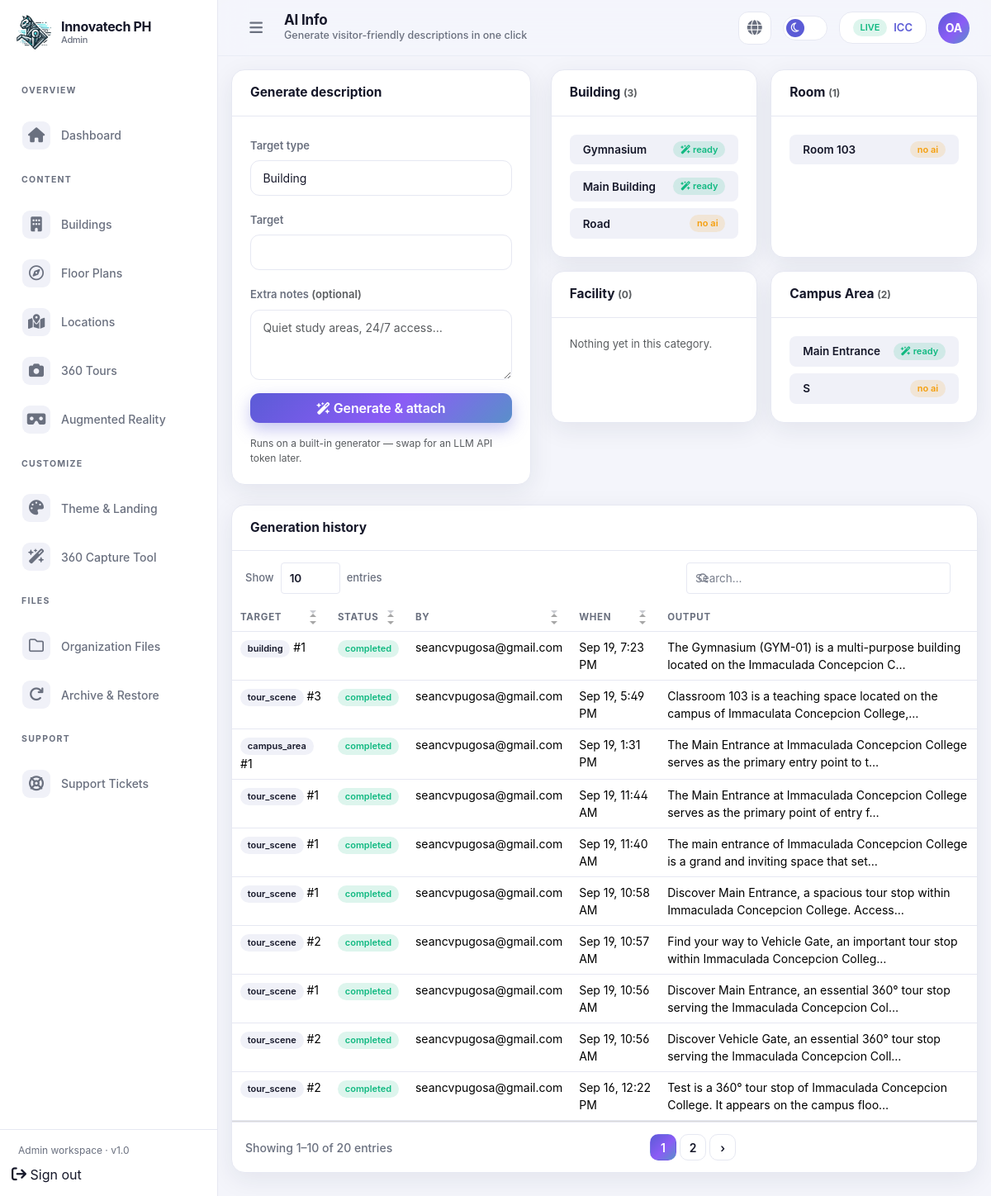
Screenshot of /admin/staff/ai-info.php (signed in) with the database file from the repository.
### tables this page shows
CREATE TABLE `platform_settings` (
  `id` tinyint UNSIGNED NOT NULL,
  `product_name` varchar(191) NOT NULL DEFAULT 'AI-Assisted AR 360° Virtual Campus Navigation',
  `company_name` varchar(191) NOT NULL DEFAULT 'Innovatech PH',
  `logo_path` varchar(255) DEFAULT NULL,
  `hero_image_path` varchar(255) DEFAULT NULL,
  `landing_html` mediumtext,
  `contact_email` varchar(191) DEFAULT NULL,
  `smtp_host` varchar(191) DEFAULT NULL,
  `smtp_port` smallint UNSIGNED DEFAULT '587',
  `smtp_username` varchar(191) DEFAULT NULL,
  `smtp_password_enc` varchar(255) DEFAULT NULL,
  `smtp_from_name` varchar(128) DEFAULT NULL,
  `smtp_from_email` varchar(191) DEFAULT NULL,
  `institution_folder_root` varchar(255) NOT NULL DEFAULT 'storage/institutions',
  `template_pack_path` varchar(255) NOT NULL DEFAULT 'storage/templates/org_pack',
  `updated_by` int UNSIGNED DEFAULT NULL,
  `updated_at` datetime NOT NULL DEFAULT CURRENT_TIMESTAMP ON UPDATE CURRENT_TIMESTAMP
);

CREATE TABLE `buildings` (
  `id` int UNSIGNED NOT NULL,
  `institution_id` int UNSIGNED NOT NULL,
  `name` varchar(191) NOT NULL,
  `code` varchar(32) DEFAULT NULL,
  `description` text,
  `ai_description` text,
  `featured_image_path` varchar(255) DEFAULT NULL,
  `sort_order` int NOT NULL DEFAULT '0',
  `created_at` datetime NOT NULL DEFAULT CURRENT_TIMESTAMP,
  `updated_at` datetime NOT NULL DEFAULT CURRENT_TIMESTAMP ON UPDATE CURRENT_TIMESTAMP,
  `deleted_at` datetime DEFAULT NULL
);

CREATE TABLE `rooms` (
  `id` int UNSIGNED NOT NULL,
  `institution_id` int UNSIGNED NOT NULL,
  `building_id` int UNSIGNED DEFAULT NULL,
  `floor_plan_id` int UNSIGNED DEFAULT NULL,
  `campus_area_id` int UNSIGNED DEFAULT NULL,
  `name` varchar(191) NOT NULL,
  `code` varchar(32) DEFAULT NULL,
  `floor_label` varchar(32) DEFAULT NULL,
  `room_type` varchar(64) DEFAULT NULL COMMENT 'classroom, office, lab, restroom, etc.',
  `description` text,
  `ai_description` text,
  `featured_image_path` varchar(255) DEFAULT NULL,
  `capacity` int UNSIGNED DEFAULT NULL,
  `created_at` datetime NOT NULL DEFAULT CURRENT_TIMESTAMP,
  `updated_at` datetime NOT NULL DEFAULT CURRENT_TIMESTAMP ON UPDATE CURRENT_TIMESTAMP,
  `deleted_at` datetime DEFAULT NULL
);

CREATE TABLE `campus_areas` (
  `id` int UNSIGNED NOT NULL,
  `institution_id` int UNSIGNED NOT NULL,
  `building_id` int UNSIGNED DEFAULT NULL,
  `floor_plan_id` int UNSIGNED DEFAULT NULL,
  `name` varchar(191) NOT NULL,
  `area_type` varchar(64) DEFAULT NULL COMMENT 'quad, parking, gate, sports, etc.',
  `description` text,
  `ai_description` text,
  `created_at` datetime NOT NULL DEFAULT CURRENT_TIMESTAMP,
  `updated_at` datetime NOT NULL DEFAULT CURRENT_TIMESTAMP ON UPDATE CURRENT_TIMESTAMP,
  `deleted_at` datetime DEFAULT NULL
);

CREATE TABLE `ai_info_jobs` (
  `id` int UNSIGNED NOT NULL,
  `institution_id` int UNSIGNED NOT NULL,
  `created_by` int UNSIGNED NOT NULL,
  `target_type` enum('building','room','facility','campus_area','tour_scene') NOT NULL,
  `target_id` int UNSIGNED NOT NULL,
  `prompt` text,
  `output_text` text,
  `status` enum('queued','completed','failed') NOT NULL DEFAULT 'queued',
  `created_at` datetime NOT NULL DEFAULT CURRENT_TIMESTAMP
);

CREATE TABLE `users` (
  `id` int UNSIGNED NOT NULL,
  `role_id` tinyint UNSIGNED NOT NULL,
  `institution_id` int UNSIGNED DEFAULT NULL COMMENT 'NULL for owner; required for admin/staff; optional for user',
  `supervisor_user_id` int UNSIGNED DEFAULT NULL COMMENT 'staff reports to this admin',
  `email` varchar(191) NOT NULL,
  `username` varchar(64) DEFAULT NULL,
  `password_hash` varchar(255) NOT NULL,
  `first_name` varchar(80) NOT NULL,
  `last_name` varchar(80) NOT NULL,
  `phone` varchar(32) DEFAULT NULL,
  `avatar_path` varchar(255) DEFAULT NULL,
  `is_active` tinyint(1) NOT NULL DEFAULT '1',
  `email_verified_at` datetime DEFAULT NULL,
  `last_login_at` datetime DEFAULT NULL,
  `created_by` int UNSIGNED DEFAULT NULL,
  `created_at` datetime NOT NULL DEFAULT CURRENT_TIMESTAMP,
  `updated_at` datetime NOT NULL DEFAULT CURRENT_TIMESTAMP ON UPDATE CURRENT_TIMESTAMP,
  `deleted_at` datetime DEFAULT NULL
);

### admin/staff/ai-info.php (the view, shortened to what the rows shown need)
<?php
require_once __DIR__ . '/../../includes/auth.php';
$pageTitle = 'AI Info';
$bodyClass = 'page-ai-info';
require_once __DIR__ . '/../layout/header.php';
$inst = current_institution();
$iid = (int) $inst['id'];
$jobs = crud()->raw("SELECT i.*, u.email FROM ai_info_jobs i JOIN users u ON u.id=i.created_by WHERE i.institution_id=:iid ORDER BY i.created_at DESC LIMIT 20", ['iid' => $iid]);
$tables = [
    'building'    => "SELECT id, name, COALESCE(ai_description,'') AS ai FROM buildings WHERE institution_id=:iid AND deleted_at IS NULL ORDER BY name",
    'room'        => "SELECT id, name, COALESCE(ai_description,'') AS ai FROM rooms WHERE institution_id=:iid AND deleted_at IS NULL ORDER BY name",
    'facility'    => "SELECT id, name, COALESCE(ai_description,'') AS ai FROM facilities WHERE institution_id=:iid ORDER BY name",
    'campus_area' => "SELECT id, name, COALESCE(ai_description,'') AS ai FROM campus_areas WHERE institution_id=:iid ORDER BY name",
];
$rows = [];
foreach ($tables as $t => $sql) {
    $rows[$t] = crud()->raw($sql, ['iid' => $iid])->fetchAll();
}
?>
<div class="row g-4">
  <div class="col-lg-7">
    <div class="row g-3">
      <?php foreach ($rows as $t => $items): ?>
        <div class="col-md-6">
          <div class="ia-card h-100">
            <div class="card-head"><h3><?= h(ucwords(str_replace('_', ' ', $t))) ?> <span class="text-muted fs-12">(<?= count($items) ?>)</span></h3></div>
            <div class="card-body d-grid gap-2 ia-cat-scroll">
              <?php foreach ($items as $it): ?>
                <div class="px-3 py-2 rounded-3 d-flex justify-content-between align-items-center gap-2 chip-card">
                  <span class="fw-semibold fs-135"><?= h($it['name']) ?></span>
                  <?php if (trim((string) $it['ai']) !== ''): ?>
                    <span class="badge badge-live"><?= ia_icon('sparkles', 11) ?> ready</span>
                  <?php else: ?>
                    <span class="badge badge-draft">no ai</span>
                  <?php endif; ?>
                </div>
              <?php endforeach; ?>
            </div>
          </div>
        </div>
      <?php endforeach; ?>
    </div>
  </div>
</div>
<div class="ia-card mt-4">
  <div class="table-responsive">
    <table class="table table-ia">
      <thead><tr><th>Target</th><th>Status</th><th>By</th><th>When</th><th>Output</th></tr></thead>
      <tbody>
        <?php foreach ($jobs as $j): ?>
          <tr>
            <td class="text-nowrap"><span class="badge badge-surface"><?= h($j['target_type']) ?></span> #<?= (int) $j['target_id'] ?></td>
            <td><span class="badge badge-live"><?= h($j['status']) ?></span></td>
            <td class="text-ia-muted"><?= h($j['email']) ?></td>
            <td class="text-ia-muted text-nowrap"><?= h(date('M j, g:i A', strtotime($j['created_at']))) ?></td>
            <td class="text-ia-muted cell-trunc"><?= h(mb_strimwidth($j['output_text'] ?? '—', 0, 90, '…')) ?></td>
          </tr>
        <?php endforeach; ?>
      </tbody>
    </table>
  </div>
</div>
<?php require __DIR__ . '/../layout/footer.php'; ?>

### admin/layout/header.php (shortened to what the rows shown need)
<?php
require_once __DIR__ . '/../../includes/auth.php';
require_once __DIR__ . '/nav.php';
$role = current_role() ?? 'user';
$active = $active ?? '';
$roleHome = match ($role) {
  'owner' => 'admin/owner/dashboard',
  'system_admin', 'system_staff' => 'admin/system/dashboard',
  'admin' => 'admin/institution/dashboard',
  'staff' => 'admin/staff/dashboard',
  default => 'admin/index',
};
$platform_settings = crud()->get('platform_settings', 1) ?? [];
$brandLogoUrl = !empty($platform_settings['logo_path']) ? url($platform_settings['logo_path']) : url('assets/logo2.webp');
?>
<!DOCTYPE html>
<html lang="en" data-bs-theme="dark">
<head>
  <link href="<?= url('assets/css/inter-font.css') ?>" rel="stylesheet">
  <link href="<?= url('assets/css/bootstrap.min.css') ?>" rel="stylesheet">
  <link href="<?= url('assets/css/simple-datatables.min.css') ?>" rel="stylesheet">
  <link rel="stylesheet" href="<?= url('assets/css/font-awesome.min.css') ?>">
  <link rel="stylesheet" href="<?= url('admin/assets/css/dashboard.css') ?>">
</head>
<body class="<?= h(trim((string) ($bodyClass ?? ''))) ?>">
  <div class="ia-shell" id="ia-shell">
    <aside class="ia-sidebar">
      <div class="brand">
        <a class="brand-logo" href="<?= url($roleHome) ?>">
          <img src="<?= h($brandLogoUrl) ?>" alt="Innovatech PH">
        </a>
      </div>
        <?php foreach (role_nav($role) as $group):
          if (isset($group[0]) && is_array($group[0]) && array_is_list($group)): ?>
            <?php $label = $group[0];
            $links = array_slice($group, 1); ?>
            <p class="ia-nav-label"><?= h($label) ?></p>
            <ul class="ia-nav">
              <?php foreach ($links as [$text, $href, $icon]): ?>
                <li>
                  <a class="nav-link <?= $active === $text ? 'active' : '' ?>" href="<?= url($href) ?>">
                    <span class="ia-icon"><?= ia_icon($icon) ?></span>
                    <span><?= h($text) ?></span>
                  </a>
                </li>
              <?php endforeach; ?>
            </ul>
          <?php elseif (isset($group['title'])): ?>
              <?php foreach ($group['items'] as [$text, $href, $icon]): ?>
                    <span class="ia-icon"><?= ia_icon($icon) ?></span>
              <?php endforeach; ?>
          <?php endif; endforeach; ?>
    </aside>
    <header class="ia-topbar">
      <div class="flex-grow-1">
        <h1 class="page-title"><?= h($pageTitle ?? 'Dashboard') ?></h1>
      </div>
    </header>
    <main class="ia-main">

### admin/layout/nav.php (shortened to what the rows shown need)
<?php
function ia_icon(string $name, int $size = 18): string
{
    $map = [
        'home' => 'fa-solid fa-house',
        'school' => 'fa-solid fa-school',
        'layers' => 'fa-solid fa-layer-group',
        'building' => 'fa-solid fa-building',
        'map' => 'fa-solid fa-map-location-dot',
        'compass' => 'fa-regular fa-compass',
        'camera' => 'fa-solid fa-camera',
        'sparkles' => 'fa-solid fa-wand-magic-sparkles',
        'users' => 'fa-solid fa-users',
        'user' => 'fa-regular fa-user',
        'settings' => 'fa-solid fa-gear',
        'mail' => 'fa-regular fa-envelope',
        'shield' => 'fa-solid fa-shield-halved',
        'folder' => 'fa-regular fa-folder',
        'file' => 'fa-regular fa-file',
        'clock' => 'fa-regular fa-clock',
        'globe' => 'fa-solid fa-globe',
        'logout' => 'fa-solid fa-arrow-right-from-bracket',
        'move3d' => 'fa-solid fa-cube',
        'image' => 'fa-regular fa-image',
        'palette' => 'fa-solid fa-palette',
        'rocket' => 'fa-solid fa-rocket',
        'search' => 'fa-solid fa-magnifying-glass',
        'link' => 'fa-solid fa-link',
        'menu' => 'fa-solid fa-bars',
        'sun' => 'fa-regular fa-sun',
        'moon' => 'fa-regular fa-moon',
        'info' => 'fa-solid fa-circle-info',
        'grid' => 'fa-solid fa-grip',
        'save' => 'fa-solid fa-floppy-disk',
        'paint' => 'fa-solid fa-paint-roller',
        'wand' => 'fa-solid fa-wand-magic-sparkles',
        'refresh' => 'fa-solid fa-arrow-rotate-right',
        'eye' => 'fa-regular fa-eye',
        'upload' => 'fa-solid fa-cloud-arrow-up',
        'scan-eye' => 'fa-solid fa-vr-cardboard',
        'life-buoy' => 'fa-solid fa-life-ring',
        'download' => 'fa-solid fa-download',
        'check' => 'fa-solid fa-check',
        'chevron' => 'fa-solid fa-chevron-down',
        'x' => 'fa-solid fa-xmark',
        'inbox' => 'fa-solid fa-inbox',
        'edit' => 'fa-regular fa-pen-to-square',
        'trash' => 'fa-regular fa-trash-can',
    ];
    $class = $map[$name] ?? 'fa-solid fa-circle';
    return '<i class="' . $class . '" style="font-size: ' . $size . 'px;"></i>';
}

### rows the page displays
platform_settings: logo_path (picture)
buildings: name "Gymnasium"
buildings: name "Main Building"
buildings: name "Road", shows "no ai"
rooms: name "Room 103", shows "no ai"
campus_areas: name "Main Entrance"
campus_areas: name "S", shows "no ai"
ai_info_jobs: target_type "building", target "1", status "completed", created_by.email "seancvpugosa@gmail.com", created_at "Sep 19, 7:23 PM", output_text "The Gymnasium (GYM-01) is a multi-purpose building located on the Immaculada Concepcion C…"
ai_info_jobs: target_type "tour_scene", target "3", status "completed", created_by.email "seancvpugosa@gmail.com", created_at "Sep 19, 5:49 PM", output_text "Classroom 103 is a teaching space located on the campus of Immaculata Concepcion College,…"
ai_info_jobs: target_type "campus_area", target "1", status "completed", created_by.email "seancvpugosa@gmail.com", created_at "Sep 19, 1:31 PM", output_text "The Main Entrance at Immaculada Concepcion College serves as the primary entry point to t…"
ai_info_jobs: target_type "tour_scene", target "1", status "completed", created_by.email "seancvpugosa@gmail.com", created_at "Sep 19, 11:44 AM", output_text "The Main Entrance at Immaculada Concepcion College serves as the primary point of entry f…"
ai_info_jobs: target_type "tour_scene", target "1", status "completed", created_by.email "seancvpugosa@gmail.com", created_at "Sep 19, 11:40 AM", output_text "The main entrance of Immaculada Concepcion College is a grand and inviting space that set…"
ai_info_jobs: target_type "tour_scene", target "1", status "completed", created_by.email "seancvpugosa@gmail.com", created_at "Sep 19, 10:58 AM", output_text "Discover Main Entrance, a spacious tour stop within Immaculada Concepcion College. Access…"
ai_info_jobs: target_type "tour_scene", target "2", status "completed", created_by.email "seancvpugosa@gmail.com", created_at "Sep 19, 10:57 AM", output_text "Find your way to Vehicle Gate, an important tour stop within Immaculada Concepcion Colleg…"
ai_info_jobs: target_type "tour_scene", target "1", status "completed", created_by.email "seancvpugosa@gmail.com", created_at "Sep 19, 10:56 AM", output_text "Discover Main Entrance, an essential 360° tour stop serving the Immaculada Concepcion Col…"
ai_info_jobs: target_type "tour_scene", target "2", status "completed", created_by.email "seancvpugosa@gmail.com", created_at "Sep 19, 10:56 AM", output_text "Discover Vehicle Gate, an essential 360° tour stop serving the Immaculada Concepcion Coll…"
ai_info_jobs: target_type "tour_scene", target "2", status "completed", created_by.email "seancvpugosa@gmail.com", created_at "Sep 16, 12:22 PM", output_text "Test is a 360° tour stop of Immaculada Concepcion College. It appears on the campus floo…"

### other values shown
APP_NAME "Innovatech PH"
$roleLabel "Admin"
$group['title'] "OVERVIEW"
$text "Dashboard"
$group['title'] "CONTENT"
$text "Buildings"
$text "Floor Plans"
$text "Locations"
$text "360 Tours"
$text "Augmented Reality"
$group['title'] "CUSTOMIZE"
$text "Theme & Landing"
$text "360 Capture Tool"
$group['title'] "FILES"
$text "Organization Files"
